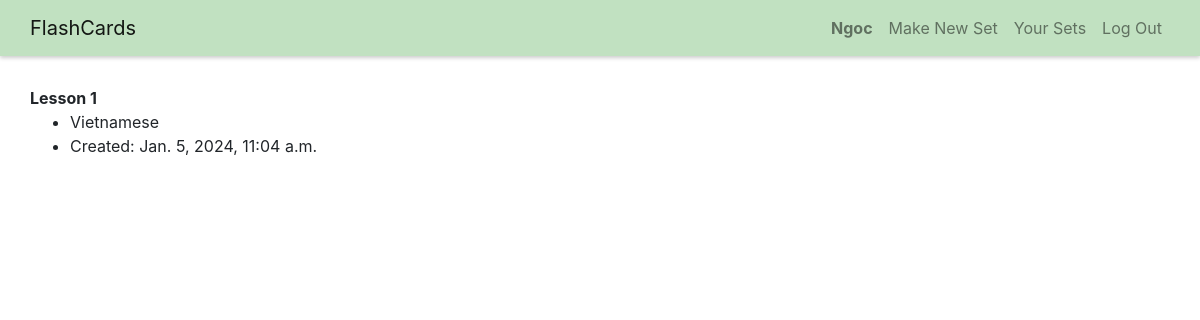
Page /sets (signed in) on the earlier database version.
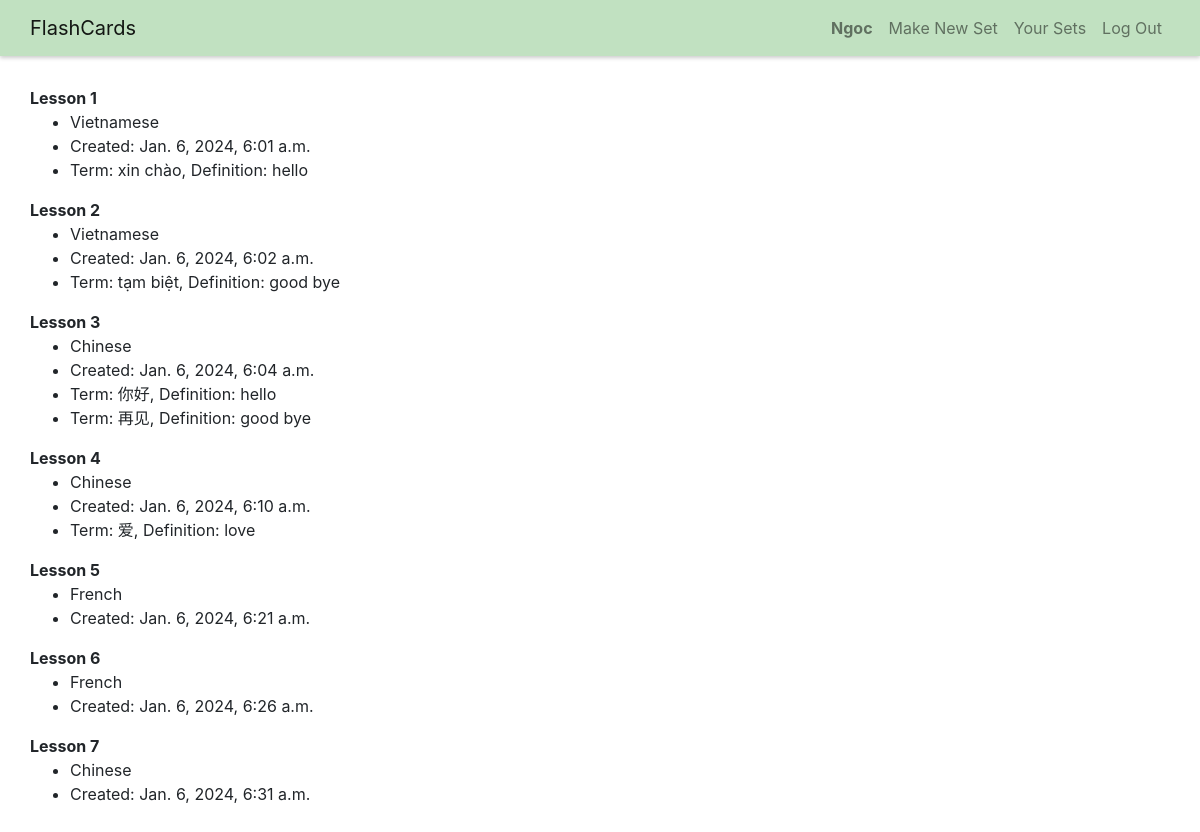
Same page on the later database version.
### flashcards/models.py (models this page shows)
class User(AbstractUser):
    pass

class Set(models.Model):
    owner = models.ForeignKey("User", on_delete=models.CASCADE, related_name="sets")
    name = models.CharField(max_length=255)
    description = models.TextField(blank=True)
    timestamp = models.DateTimeField(auto_now_add=True)

class Card(models.Model):
    set = models.ForeignKey("Set", on_delete=models.CASCADE, related_name="cards")
    term = models.CharField(max_length=255)
    definition = models.TextField()

### flashcards/views.py (the view)
# urls.py: path("sets", views.sets, name="sets"),
def sets(request):
    if request.user.is_authenticated:
        sets = request.user.sets.all()
        return render(request, "flashcards/sets.html", {
            "sets": sets
        })

### flashcards/templates/flashcards/sets.html
{% extends "flashcards/layout.html" %}
{% block body %}
    {% for set in sets %}
    <div class="existing-set-div">
        <strong>{{ set.name }}</strong>
        <ul>
            <li>{{ set.description }}</li>
            <li>Created: {{ set.timestamp }}</li>
            {% for card in set.cards.all %}
            <li> Term: {{ card.term }}, Definition: {{ card.definition }}</li>
            {% endfor %}
        </ul>
    </div>
    {% endfor %}
{% endblock %}

### flashcards/templates/flashcards/layout.html (shortened to what this page needs)
{% load static %}
<!DOCTYPE html>
<html lang="en">
    <head>
        <link rel="stylesheet" href="https://cdn.jsdelivr.net/npm/bootstrap@4.3.1/dist/css/bootstrap.min.css">
        <link href="{% static 'flashcards/styles.css' %}" rel="stylesheet">
    </head>
    <body>
          <nav class="navbar navbar-expand-sm navbar-light bg-custom">
            <a class="navbar-brand" href="{% url 'index' %}">FlashCards</a>
            <div class="collapse navbar-collapse justify-content-end" id="navbarNavAltMarkup">
              <div class="navbar-nav">
                {% if user.is_authenticated %}
                    <a class="nav-item nav-link" href="#"><strong>{{ user.username }}</strong></a>
                    <a class="nav-item nav-link" href="{% url 'make-set' %}">Make New Set</a>
                    <a class="nav-item nav-link" href="{% url 'sets' %}">Your Sets</a>
                    <a class="nav-item nav-link" href="{% url 'logout' %}">Log Out</a>
                {% else %}
                    <a class="nav-item nav-link" href="{% url 'login' %}">Log In</a>
                    <a class="nav-item nav-link" href="{% url 'register' %}">Register</a>
                {% endif %}
              </div>
            </div>
          </nav>
        <div class="body">
            {% block body %}
            {% endblock %}
        </div>
    </body>
</html>

### flashcards/static/flashcards/styles.css (style rules this page uses)
.body { padding: 30px; display: flex; flex-direction: column; min-height: 90vh; }
nav { box-shadow: 0 2px 4px 0 rgba(0,0,0,.2); }
.navbar { display: flex; padding-left: 30px; padding-right: 30px; }
.navbar-nav { text-align:right; }
.bg-custom { background-color: #C1E1C1; }

Differences in the rows shown:
changed Set "Lesson 1": timestamp "Jan. 5, 2024, 11:04 a.m." → "Jan. 6, 2024, 6:01 a.m."
added Card: term "xin chào", definition "hello", shown under Set "Lesson 1"
added Set: name "Lesson 2", description "Vietnamese", timestamp "Jan. 6, 2024, 6:02 a.m."
added Card: term "tạm biệt", definition "good bye", shown under "Lesson 2"
added Set: name "Lesson 3", description "Chinese", timestamp "Jan. 6, 2024, 6:04 a.m."
added Card: term "你好", definition "hello", shown under "Lesson 3"
added Card: term "再见", definition "good bye", shown under "Lesson 3"
added Set: name "Lesson 4", description "Chinese", timestamp "Jan. 6, 2024, 6:10 a.m."
added Card: term "爱", definition "love", shown under "Lesson 4"
added Set: name "Lesson 5", description "French", timestamp "Jan. 6, 2024, 6:21 a.m."
added Set: name "Lesson 6", description "French", timestamp "Jan. 6, 2024, 6:26 a.m."
added Set: name "Lesson 7", description "Chinese", timestamp "Jan. 6, 2024, 6:31 a.m."
